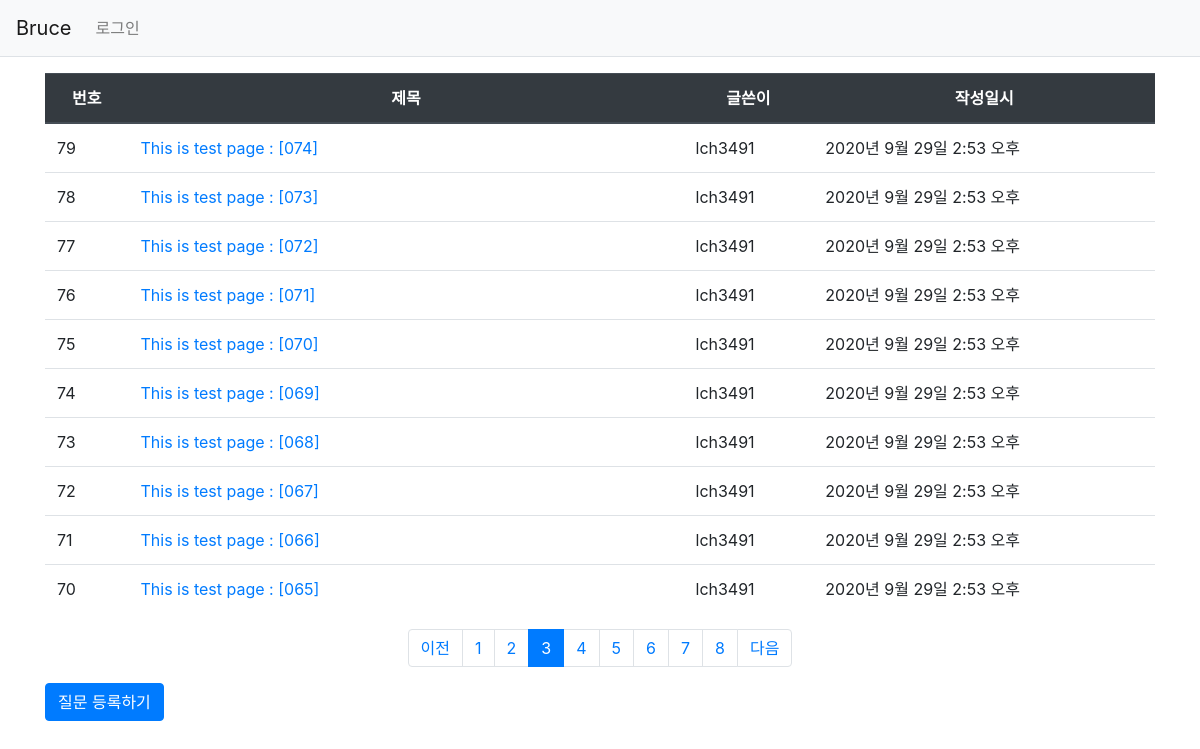
Page /pybo/?page=3 on the committed database.
### pybo/models.py (models this page shows, shortened)
class Question(models.Model):
    subject = models.CharField(max_length=200)
    content = models.TextField()
    create_date = models.DateTimeField()
    author = models.ForeignKey(User,  on_delete=models.CASCADE)
    modify_date = models.DateTimeField(null=True, blank=True)

### pybo/views/base_views.py (the view)
# urls.py: path('', base_views.index, name='index'),
def index(request):
    page = request.GET.get('page', '1')
    question_list = Question.objects.order_by('-create_date')
    paginator = Paginator(question_list, 10)
    page_obj = paginator.get_page(page)
    context = {'question_list': page_obj}
    return render(request, 'pybo/question_list.html', context)

### pybo/templatetags/pybo_filter.py (called while the page is built)
@register.filter
def sub(value, arg):
    return value - arg

### templates/pybo/question_list.html (shortened to what this page needs)
{% extends 'base.html' %}
{% load pybo_filter %}
{% block content %}
<div class="container my-3">
    <table class="table">
        <thead>
        <tr class="text-center thead-dark">
            <th>번호</th>
            <th style='width:50%'>제목</th>
            <th>글쓴이</th>
            <th>작성일시</th>
        </tr>
        </thead>
        <tbody>
        {% if question_list %}
        {% for question in question_list %}
        <tr>
            <td>{{ question_list.paginator.count|sub:question_list.start_index|sub:forloop.counter0|add:1 }}</td>
            <td class='text-left'>
                <a href="{% url 'pybo:detail' question.id %}">{{ question.subject }}</a>
            </td>
            <td>{{ question.author.username }}</td>
            <td>{{ question.create_date }}</td>
        </tr>
        {% endfor %}
        {% else %}
        <tr>
            <td colspan="3">질문이 없습니다.</td>
        </tr>
        {% endif %}
        </tbody>
    </table>
    <ul class="pagination justify-content-center">
        {% if question_list.has_previous %}
        <li class="page-item">
            <a class="page-link" href="?page={{ question_list.previous_page_number }}">이전</a>
        </li>
        {% else %}
        <li class="page-item disabled">
            <a class="page-link" tabindex="-1" aria-disabled="true" href="#">이전</a>
        </li>
        {% endif %}
        {% for page_number in question_list.paginator.page_range %}
        {% if page_number >= question_list.number|add:-5 and page_number <= question_list.number|add:5 %}
            {% if page_number == question_list.number %}
            <li class="page-item active" aria-current="page">
                <a class="page-link" href="?page={{ page_number }}">{{ page_number }}</a>
            </li>
            {% else %}
            <li class="page-item">
                <a class="page-link" href="?page={{ page_number }}">{{ page_number }}</a>
            </li>
            {% endif %}
        {% endif %}
        {% endfor %}
        {% if question_list.has_next %}
        <li class="page-item">
            <a class="page-link" href="?page={{ question_list.next_page_number }}">다음</a>
        </li>
        {% else %}
        <li class="page-item disabled">
            <a class="page-link" tabindex="-1" aria-disabled="true" href="#">다음</a>
        </li>
        {% endif %}
    </ul>
    <a href="{% url 'pybo:question_create' %}" class="btn btn-primary">질문 등록하기</a>
</div>
{% endblock %}

### rows in the picture
Question: paginator.count|sub "79", subject "This is test page : [074]", author.username "lch3491", create_date "2020년 9월 29일 2:53 오후"
Question: paginator.count|sub "78", subject "This is test page : [073]", author.username "lch3491", create_date "2020년 9월 29일 2:53 오후"
Question: paginator.count|sub "77", subject "This is test page : [072]", author.username "lch3491", create_date "2020년 9월 29일 2:53 오후"
Question: paginator.count|sub "76", subject "This is test page : [071]", author.username "lch3491", create_date "2020년 9월 29일 2:53 오후"
Question: paginator.count|sub "75", subject "This is test page : [070]", author.username "lch3491", create_date "2020년 9월 29일 2:53 오후"
Question: paginator.count|sub "74", subject "This is test page : [069]", author.username "lch3491", create_date "2020년 9월 29일 2:53 오후"
Question: paginator.count|sub "73", subject "This is test page : [068]", author.username "lch3491", create_date "2020년 9월 29일 2:53 오후"
Question: paginator.count|sub "72", subject "This is test page : [067]", author.username "lch3491", create_date "2020년 9월 29일 2:53 오후"
Question: paginator.count|sub "71", subject "This is test page : [066]", author.username "lch3491", create_date "2020년 9월 29일 2:53 오후"
Question: paginator.count|sub "70", subject "This is test page : [065]", author.username "lch3491", create_date "2020년 9월 29일 2:53 오후"

### other values in the picture
{{ page_number }} "1" "2" "4" "5" "6" "7" "8"
{{ page_number }} "3"
